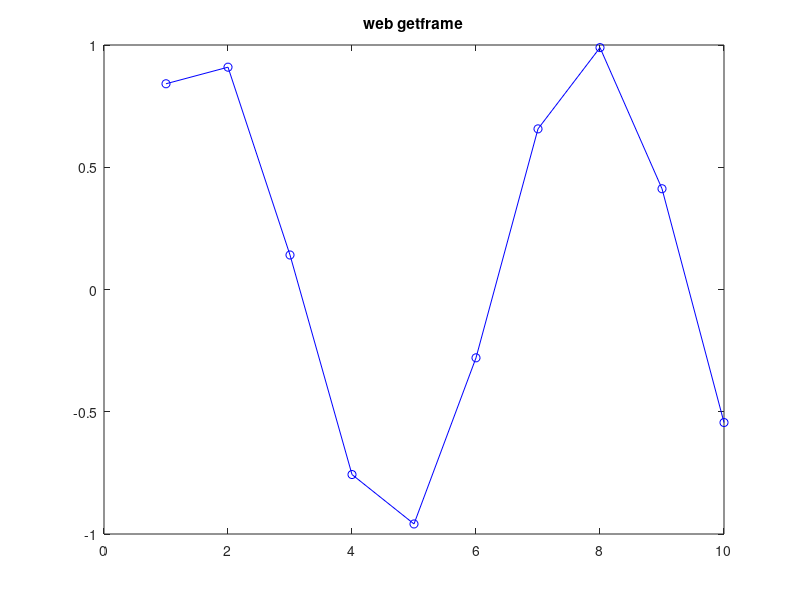

Source code (MATLAB): (Note: this script raises an error after producing the figure.)
%=============================================================================
% Copyright (c) 2016-present Allan CORNET (Nelson)
%=============================================================================
% This file is part of Nelson.
%=============================================================================
% LICENCE_BLOCK_BEGIN
% SPDX-License-Identifier: LGPL-3.0-or-later
% LICENCE_BLOCK_END
%=============================================================================
% <--INTERACTIVE TEST-->
% <--WEB GUI REQUIRED--> run with: nelson-webview --file runtests_web.m
%=============================================================================
% getframe in the desktop (GUI) mode goes through the Qt-free software rasterizer
% (display list -> RGB). The frame must be a plausible rendering, not a
% uniform buffer.
f = figure();
plot(1:10, sin(1:10), 'b-o');
title('web getframe');
F = getframe(gcf);
assert_istrue(isstruct(F));
sz = size(F.cdata);
assert_isequal(class(F.cdata), 'uint8');
assert_isequal(length(sz), 3);
assert_isequal(sz(3), 3);
assert_istrue(sz(1) > 100 && sz(2) > 100);
% the image must contain ink (not uniform) and a white plot background
assert_istrue(double(min(F.cdata(:))) < 128);
assert_istrue(double(max(F.cdata(:))) == 255);
close(f);
%=============================================================================
% 3D: surf must rasterize with real content (colored polygons)
g = figure();
surf(peaks);
F2 = getframe(gcf);
sz2 = size(F2.cdata);
assert_isequal(sz2(3), 3);
% a surf frame has strongly colored pixels (parula blues/yellows): the min
% over channels somewhere must be far from grayscale background
r = double(F2.cdata(:, :, 1));
b = double(F2.cdata(:, :, 3));
assert_istrue(max(max(abs(r - b))) > 60);
close(g);
%=============================================================================
